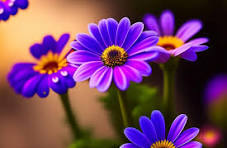
#> input picture lab 2/P1.jfif, 227 x 148 px, found by its file name
$ python lab2.py
#> lines starting #> are read from the running program, lines starting #| are printed output that depends on the picture
import cv2
import numpy as np
import matplotlib.pyplot as plt

# Paths to images
path1 = "D:\\Computer Vision\\lab 2\\P1.jfif"
path2 = "D:\\Computer Vision\\lab 2\\P2.jfif"

# Load P1 as a grayscale image
P1_g = cv2.imread(path1, cv2.IMREAD_GRAYSCALE)
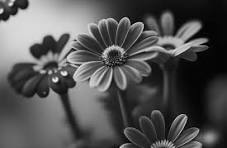
#> P1_g: shape (148, 227); min 0, max 255, mean 83.9

# Ensure image is loaded
if P1_g is None:
    print("Error: Image P1 could not be loaded.")
    exit()

# Get image dimensions
r, c = P1_g.shape
#> r = 148; c = 227
print(f"Image dimensions: Rows={r}, Columns={c}")
#| Image dimensions: Rows=148, Columns=227

# Initialize required vectors and arrays
h = np.zeros(256, dtype=np.int32)          # Histogram
idx = np.arange(256)                       # Intensity levels
h_sum = np.zeros(256, dtype=np.int32)      # Cumulative histogram
equalized_img = np.zeros_like(P1_g, dtype=np.uint8)  # Equalized image

# Record the frequency of each gray level
for pixel in P1_g.flatten():
    h[pixel] += 1
#> this loop made 33596 passes
#> pixel on passes 1 to 3: 130, 132, 146
#> after the loop, h = 256 values, max 652 at index 5, min 0 at index 227, mean 131.2

# Plot original histogram
plt.figure()
plt.bar(idx, h, color='blue', alpha=0.7)
plt.title("Original Histogram (h)")
plt.xlabel("Gray Level")
plt.ylabel("Frequency")
plt.show()
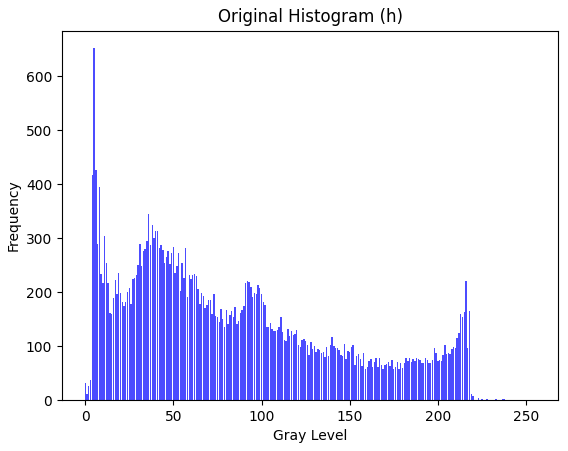
#> figure drawn by matplotlib, 1 panel; tallest bar 652 high, from x = 4.6 to 5.4

# Compute the cumulative histogram
h_sum[0] = h[0]
for i in range(1, len(h)):
    h_sum[i] = h_sum[i - 1] + h[i]
#> after the loop, h_sum = 256 values from 32 to 33596

# Plot cumulative histogram
plt.figure()
plt.bar(idx, h_sum, color='green', alpha=0.7)
plt.title("Cumulative Histogram (h_sum)")
plt.xlabel("Gray Level")
plt.ylabel("Cumulative Frequency")
plt.show()
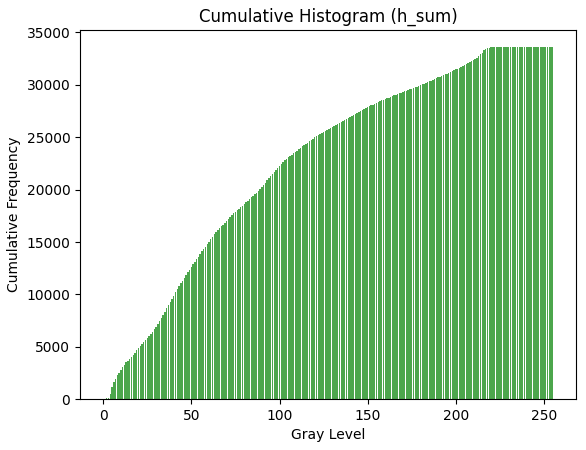
#> figure drawn by matplotlib, 1 panel; tallest bar 33596 high, from x = 254.6 to 255.4

# Normalize the cumulative histogram
norm_sum = (h_sum * 255) // h_sum[-1]  # Scaling to max gray level (255)
#> norm_sum = 256 values from 0 to 255

# Plot normalized cumulative histogram
plt.figure()
plt.bar(idx, norm_sum, color='orange', alpha=0.7)
plt.title("Normalized Cumulative Histogram (norm_sum)")
plt.xlabel("Gray Level")
plt.ylabel("Normalized Frequency")
plt.show()
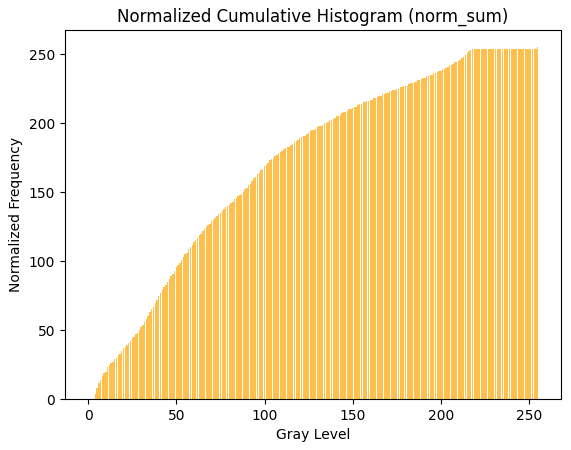
#> figure drawn by matplotlib, 1 panel; tallest bar 255 high, from x = 254.6 to 255.4

# Replace gray levels in the original image with equalized levels
for i in range(r):
    for j in range(c):
        equalized_img[i, j] = norm_sum[P1_g[i, j]]
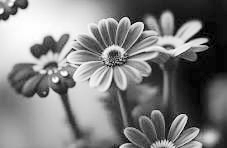
#> equalized_img: shape (148, 227); min 0, max 255, mean 127.8

# Calculate histogram of equalized image
h_eq = np.zeros(256, dtype=np.int32)
for pixel in equalized_img.flatten():
    h_eq[pixel] += 1
#> this loop made 33596 passes
#> pixel on passes 1 to 3: 197, 198, 208
#> after the loop, h_eq = 256 values, max 652 at index 8, min 0 at index 1, mean 131.2

# Display results in one figure
plt.figure(figsize=(12, 8))
plt.subplot(2, 2, 1)
plt.bar(idx, h, color='blue', alpha=0.7)
plt.title("Original Histogram")

plt.subplot(2, 2, 2)
plt.bar(idx, h_eq, color='red', alpha=0.7)
plt.title("Equalized Histogram")

plt.subplot(2, 2, 3)
plt.imshow(P1_g, cmap='gray')
plt.title("Original Image")

plt.subplot(2, 2, 4)
plt.imshow(equalized_img, cmap='gray')
plt.title("Equalized Image")

plt.tight_layout()
plt.show()
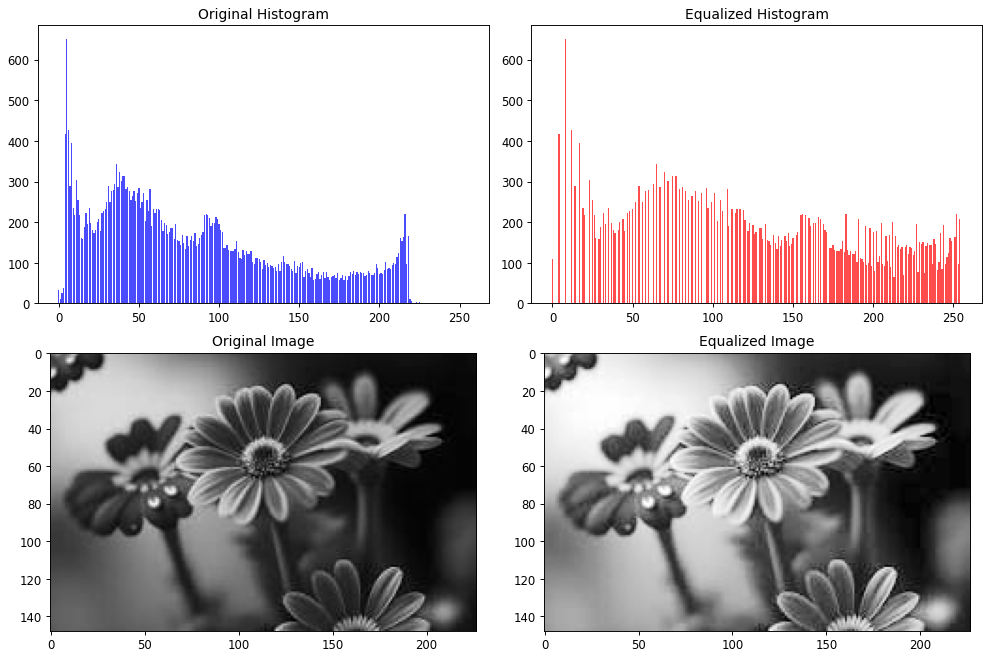
#> figure drawn by matplotlib, 4 panels; panel 1: tallest bar 652 high, from x = 4.6 to 5.4; panel 2: tallest bar 652 high, from x = 7.6 to 8.4

# [5 lines of commented-out code are left out]
